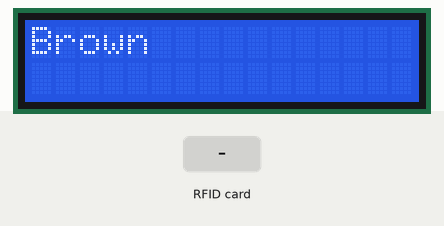
Recording of a sketch running on a simulated Arduino Uno, built with avr-gcc and run on an emulated ATmega328P. Parts: 16×2 character LCD. The inputs (shaded band) are chosen by the test bench. Random numbers use the default seed unless the sketch sets one; what the sketch prints to the serial monitor is not drawn.

Above: at 1.3 s.
1.4 s: RFID card 11 79 88 41 97 held to the reader
At 5.0 s:
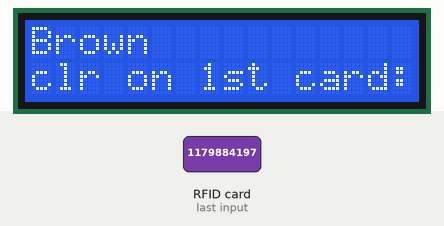
10.6 s: RFID card 5E 7A 19 C4 held to the reader
At 19.6 s:
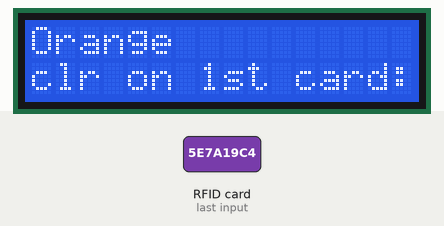
33.7 s: RFID card 11 79 88 41 97 held to the reader
At 37.0 s:
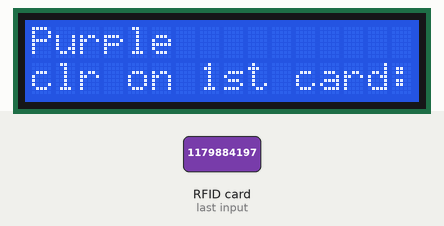
51.7 s: RFID card 5E 7A 19 C4 held to the reader
At 55.7 s:
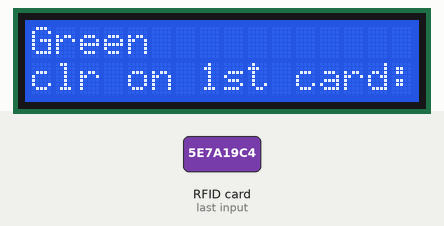
Timing chart, 0 to 57.2 s (numbered marks = the images above; inputs shaded):
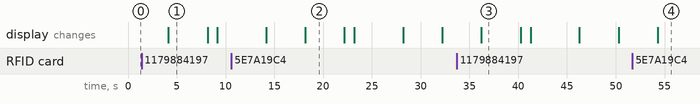

Measured:
- what the display in image 1 shows lasts 4.1 s, from 4.1 s to 8.2 s

The sketch:

rfid_colour.ino
```cpp
/*
 *
 * All the resources for this project: https://www.hackster.io/Aritro
 * Modified by Aritro Mukherjee
 *
 *
 */

#include <SPI.h>
#include <MFRC522.h>
 #include <LiquidCrystal.h>
#define SS_PIN 10
#define RST_PIN 9
MFRC522 mfrc522(SS_PIN, RST_PIN);   // Create MFRC522 instance.
 const int rs = 3, en = 2, d4 = 4, d5 = 5, d6 = 6, d7 = 7;
LiquidCrystal lcd(rs, en, d4, d5, d6, d7);
int m,i,ch,l=0;
String color="";
String inn="";
String chh="";
void drishti()
{   String content= "";
  for (byte i = 0; i < mfrc522.uid.size; i++)
     {Serial.print(mfrc522.uid.uidByte[i], DEC);
       content.concat(String(mfrc522.uid.uidByte[i], DEC));
      }Serial.println();

  //Serial.println("iikl");
 //Serial.println(content.substring(0));
 content.toUpperCase();
 if (content.substring(0) == "1179884197") //change here the UID of the card/cards that you want to give access
 {   // Serial.printallallallallallallln("Authorized access");
    color="Blue  ";
  }
  if(content.substring(0)=="214556830")//white with marker
  {  //Serial.printallallallallallallln(" Access denied");
  color="Yellow";
  }if(content.substring(0)=="17018679211")//light blue
  { //Serial.printallallallallallallln("kjk");
  color="Red   ";
  }
  if(content.substring(0)=="11649152167")//Dark blue
  color="Purple";

}
void tanisha()
 {
  String content="";
  if (!mfrc522.PICC_IsNewCardPresent())
  return;
  // Serial.printallallallallallallln("akhil");
   if ( ! mfrc522.PICC_ReadCardSerial())
  byte letter;
  for (byte i = 0; i < mfrc522.uid.size; i++)
  {
  Serial.print(mfrc522.uid.uidByte[i], DEC);
   content.concat(String(mfrc522.uid.uidByte[i], DEC));
  }Serial.println();
 //Serial.printallallallallallallln("iikl");
 //Serial.printallallallallallallln(content.substring(0));
  content.toUpperCase();
  if (content.substring(0) == "1179884197") //change here the UID of the card/cards that you want to give access
 { // Serial.printallallallallallallln("Authorized access");
    color="Blue  " ;
  }
   if(content.substring(0)=="214556830")
  { //Serial.allallallallallln(" Access denied");
   color="Yellow";
  } if(content.substring(0)=="17018679211")
  {//Serial.printallallallallallln("kjk");
    color="Red   ";
  }if(content.substring(0)=="11649152167")
    color="Purple";

 }
 void ishita()
{            String content="";
             drishti();
            // Serial.printallallallallallln(content.substring(0));
             //Serial.printallallallallallln(m);
             lcd.print("clr on 1st card:");
             inn=color;
             lcd.setCursor(0,0);
             lcd.print(inn);
             delay(4000);
            // Serial.printallallallallallln("koioklk");
            tanisha();
            lcd.setCursor(0,1);

            // Serial.printallallallallallln(m);
             lcd.print("clr on 2nd card:");
             chh=color;
             lcd.setCursor(0,0);
             lcd.print(chh);
            delay(1000);

}
void setup()
{ lcd.begin(16,2);
  Serial.begin(9600);   // Initiate a serial communication
  SPI.begin();      // Initiate  SPI bus
  mfrc522.PCD_Init();   // Initiate MFRC522
  //lcd.print("Approximate your card to the reader...");
  //lcd.print();

}long randnumber;
void loop()
{ lcd.clear();
lcd.setCursor(0,0);
  randnumber=random(3,7);//0,19

 if(randnumber==3)
 lcd.print("Green ");
 if(randnumber==4)
 lcd.print("Orange");
 if(randnumber==5)
 lcd.print("Purple");
 if(randnumber==6)
 lcd.print("Brown ");
  delay(4000);
  if ( ! mfrc522.PICC_IsNewCardPresent())
   return;
  if ( ! mfrc522.PICC_ReadCardSerial())
   return;
lcd.setCursor(0,1);
   switch(randnumber)
{ case(3):{ //Serial.printallallallallallln("Green");
            ishita();
            lcd.clear();
            lcd.setCursor(0,0);
            if((inn.equals("Blue  ")&&chh.equals("Yellow"))||(inn.equals("Yellow")&&chh.equals("Blue  ")))
            lcd.print("u are smart guy");
            else lcd.print("try again");
            delay(4000);
            } break;


 case(4): {  //Serial.printallallallallallln("Orange");
              ishita();
              lcd.clear();
              lcd.setCursor(0,0);
             if((inn.equals("Red   ")&&chh.equals("Yellow"))||(inn.equals("Yellow")&&chh.equals("Red   ")))
             lcd.println("u are smart guy");
              else lcd.print("try again");
              delay(4000);
            } break;

case(5):   {    //Serial.printallallallallallln("Purple");
                 ishita();
                 lcd.clear();
                 lcd.setCursor(0,0);
                 if((inn.equals("Blue  ")&&chh.equals("Red   "))||(inn.equals("Red   ")&&chh.equals("Blue  ")))
                 lcd.println("u are smart guy");
                  else lcd.print("try again");
                  delay(4000);
            } break;
 case(6):  {    // Serial.printallallallallallln("Brown");
                 ishita();
                 lcd.clear();
                 lcd.setCursor(0,0);
                 if((inn.equals("Purple")&&chh.equals("Red   "))||(inn.equals("Red   ")&&chh.equals("Purple")))
                 lcd.println("u are smart guy");
                  else lcd.print("try again");
                  delay(4000);
            } break;

}
delay(1000);
}
```
